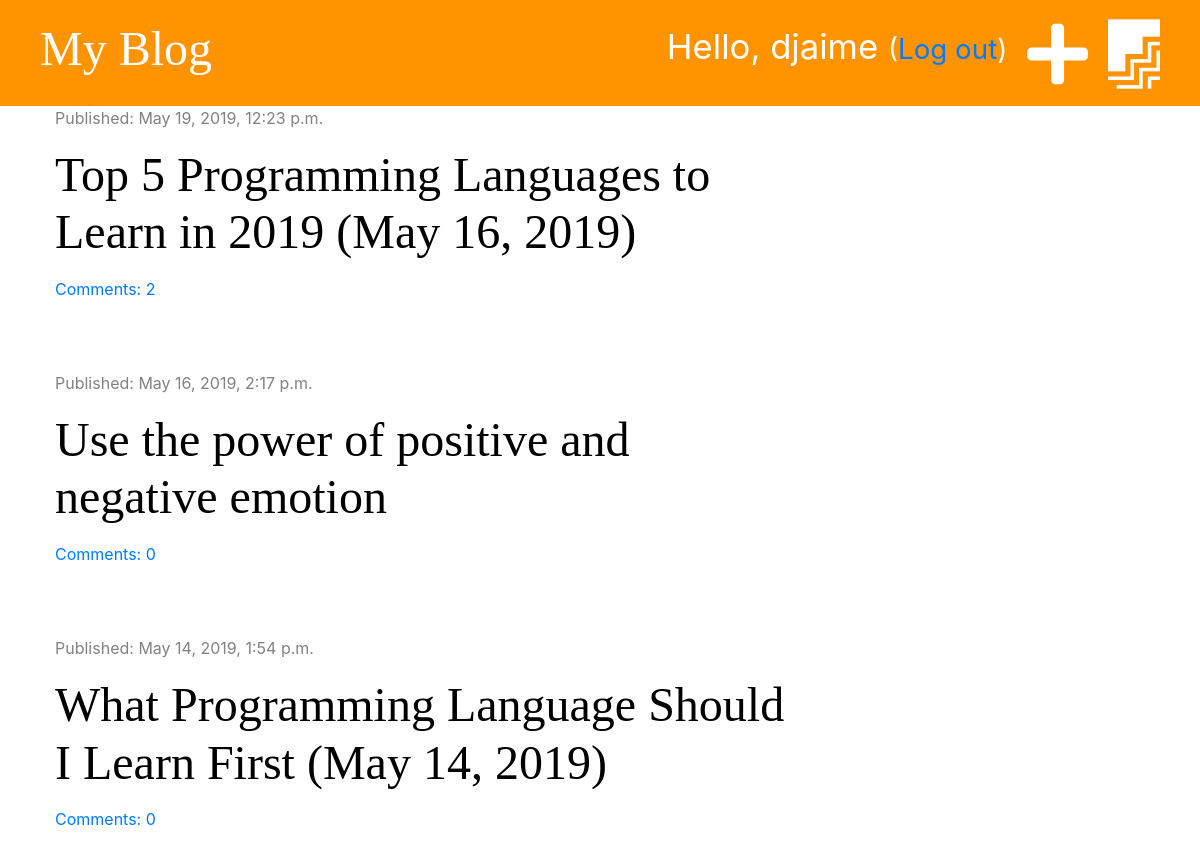
The app's page / (signed in) with its own data.
### blog/models.py (models this page shows, shortened)
class Post(models.Model):
    author = models.ForeignKey('auth.User', on_delete=models.CASCADE)
    title = models.CharField(max_length=200)
    text = models.TextField()
    created_date = models.DateTimeField(default=timezone.now)
    published_date = models.DateTimeField(blank=True, null=True)
    def approved_comments(self):
        return self.comments.filter(approved=True)

### blog/views.py (the view)
# urls.py: path('', views.post_list, name='post_list'),
def post_list(request):
    posts = Post.objects.filter(published_date__lte=timezone.now()).order_by('-published_date')
    stuff_for_frontend = {'posts': posts}
    return render(request, 'blog/post_list.html', stuff_for_frontend)

### blog/templatetags/markdownify.py (called while the page is built)
@register.filter
def markdown(value):
    renderer = HighlightRenderer()
    markdown = mistune.Markdown(renderer=renderer)
    return markdown(value)

### blog/templates/blog/post_list.html (shortened to what this page needs)
{% extends 'blog/base.html' %}
{% load markdownify %}
{% block content %}
    {% for post in posts %}
        <div class="post">
            <div class="date">
                <p>Published: {{ post.published_date }}</p>
            </div>
            <h1><a href="{% url 'post_detail' pk=post.pk %}">{{ post.title }}</a></h1>
            <a href="{% url 'post_detail' pk=post.pk %}">Comments: {{ post.approved_comments.count }}</a>
        </div>
    {% endfor %}
{% endblock %}

### blog/templates/blog/base.html (shortened to what this page needs)
{% load staticfiles %}
<!DOCTYPE html>
<html lang="en">
<head>
    <link rel="stylesheet" href="https://stackpath.bootstrapcdn.com/bootstrap/4.3.1/css/bootstrap.min.css">
    <link rel="stylesheet" href="{% static 'css/blog.css' %}">
    <link rel="stylesheet" href="https://use.fontawesome.com/releases/v5.8.2/css/all.css">
    <link rel="stylesheet" href="{% static 'css/zenburn.css' %}">
</head>
<body>
<div class="page-header">
    {% if user.is_authenticated %}
        <a href="{% url "post_draft_list" %}" class="top-menu"><i class="fab fa-firstdraft fa-2x"></i></a>
        <a href="{% url "post_new" %}" class="top-menu"><i class="fas fa-plus fa-2x"></i></a>
        <p class="top-menu">Hello, {{ user.username }} <small>(<a href="{% url 'logout' %}">Log out</a>)</small></p>
    {% else %}
        <a href="{% url "login" %}" class="top-menu"><i class="fas fa-sign-in-alt fa-2x"></i></a>
    {% endif %}
    <h1><a href="{% url "post_list" %}">My Blog</a></h1>
</div>
<div class="content container">
    <div class="row">
        <div class="col-md-8">
            {% block content %}
            {% endblock %}
        </div>
    </div>
</div>
</body>
</html>

### blog/static/css/blog.css (style rules this page uses)
.page-header { background-color: #ff9400; margin-top: 0; padding: 20px 20px 20px 40px; }
.page-header h1, .page-header h1 a { color: #ffffff; font-size: 36pt; text-decoration: none; }
.content { margin-left: 40px; }
h1, h2, h3, h4 { font-family: 'Tangerine', 'Inconsolata', 'Droid Sans', serif; font-size: 48px; }
.date { color: #828282; }
.post { margin-bottom: 70px; }
.post h1 a { color: #000000; }
.top-menu, .top-menu:hover { color: #ffffff; float: right; font-size: 26pt; margin-right: 20px; }

### records on screen
Post: published_date "May 19, 2019, 12:23 p.m.", title "Top 5 Programming Languages to Learn in 2019 (May 16, 2019)", approved_comments.count "2"
Post: published_date "May 16, 2019, 2:17 p.m.", title "Use the power of positive and negative emotion", approved_comments.count "0"
Post: published_date "May 14, 2019, 1:54 p.m.", title "What Programming Language Should I Learn First (May 14, 2019)", approved_comments.count "0"

### other values on screen
{{ user.username }} "djaime"
